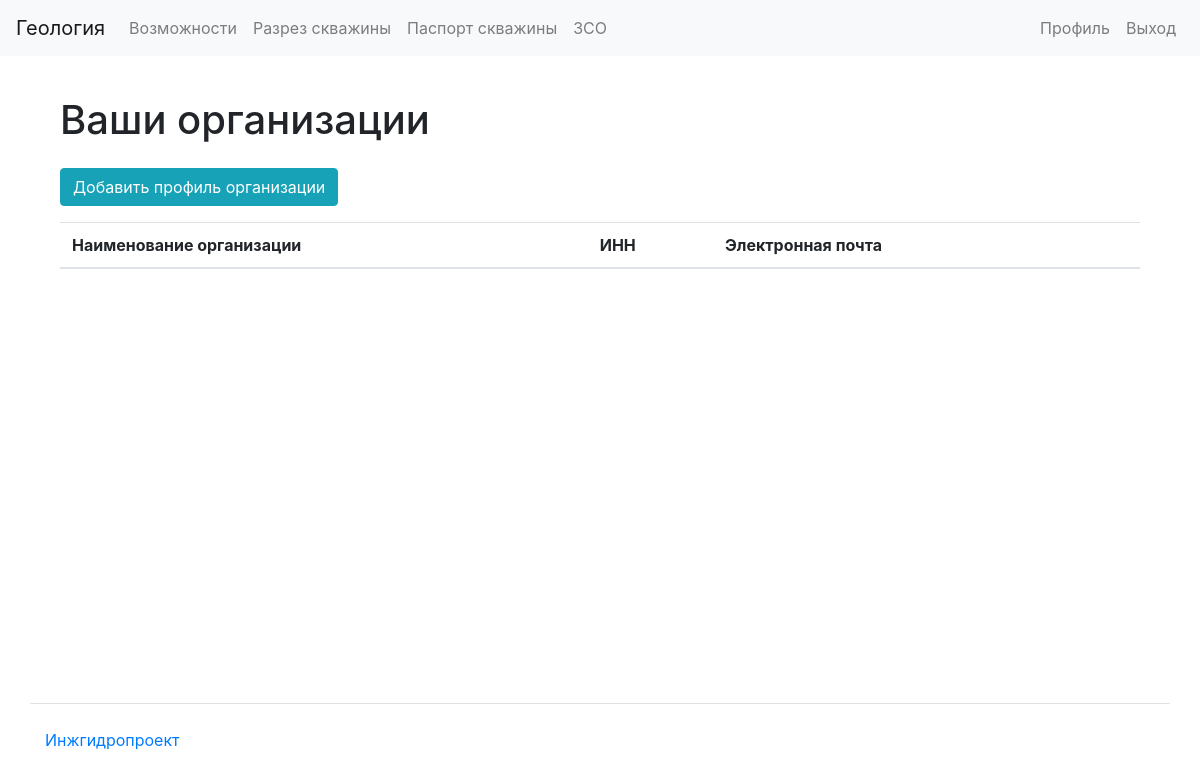
The page /organizations/my/ (signed in) on the database as committed earlier.
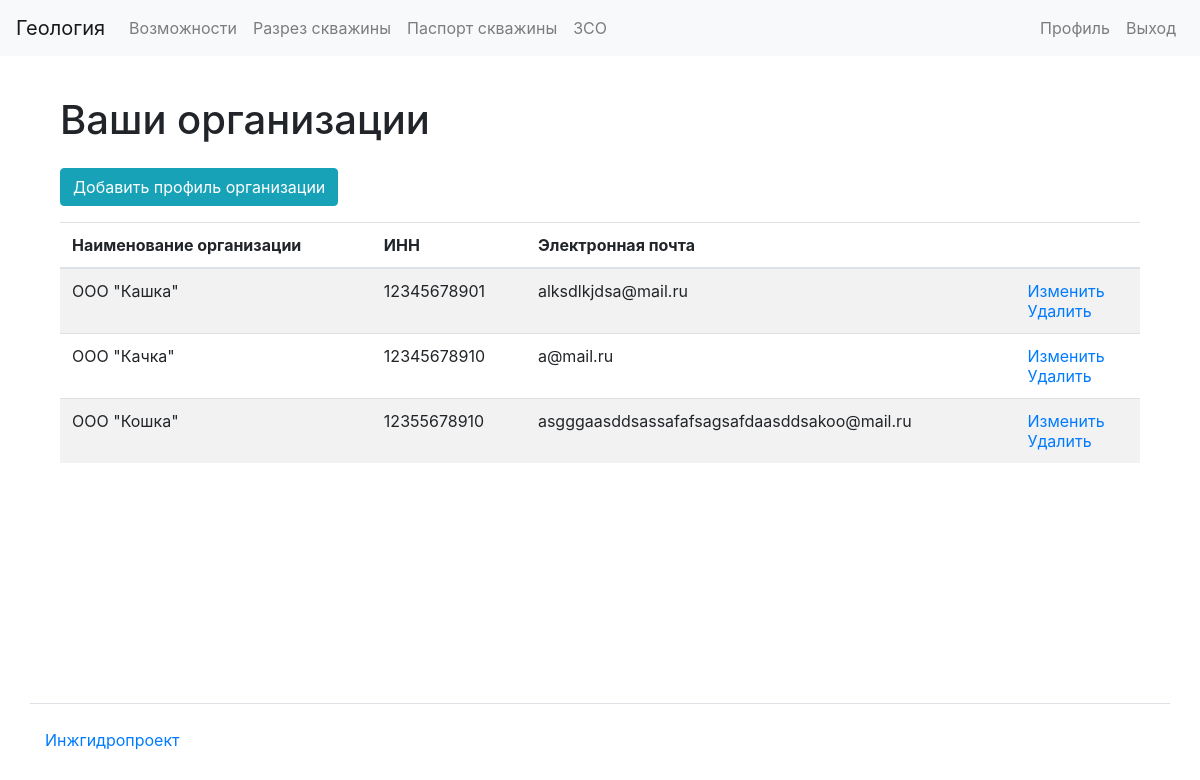
The same page on the database as committed later.
### apps/organizations/models.py (models this page shows, shortened)
class Organization(models.Model):
    user = models.ForeignKey(
        settings.AUTH_USER_MODEL, related_name="organizations", on_delete=models.CASCADE
    )
    org_name = models.CharField(max_length=100)
    inn = models.CharField(max_length=12)
    address = models.CharField(max_length=200)
    email = models.EmailField(unique=True)
    phone = models.CharField(max_length=15)
    ceo_name = models.CharField(max_length=25)
    originator_position = models.CharField(max_length=25)
    originator_name = models.CharField(max_length=25)
    logo = models.ImageField(upload_to="logos/")
    confirmed = models.BooleanField(default=False)
    confirmation_code = models.CharField(max_length=20, blank=True, null=True)
    confirmation_code_dt = models.DateTimeField(blank=True, null=True)

### apps/organizations/views.py (the view)
# urls.py: path("my/", views.OrganizationsListView.as_view(), name="organizations_mine"),
@method_decorator(login_required, name="dispatch")
class OrganizationsListView(TemplateView):
    template_name = "organizations/list.html"
    def get(self, request, *args, **kwargs):
        user_organizations = request.user.organizations.all()
        return render(
            request,
            template_name="organizations/list.html",
            context={"organizations": user_organizations, "title": "Organizations"},
        )

### templates/organizations/list.html
{% extends 'base.html' %}
{% load bootstrap4 %}
{% load i18n %}
{% block content %}
<div class="container wrapper flex-grow-1">
    <h1 class="my-4">
      {% translate "Ваши организации"%}
    </h1>
      <div class="form-group">
        <a href="{% url 'organization_create' %}" class="btn btn-info" role="button">{% translate "Добавить профиль организации"%}</a>
      </div>
<table class="table table-striped">
<thead>
  <tr>
    <th>{% translate "Наименование организации"%}</th>
    <th>{% translate "ИНН"%}</th>
    <th>{% translate "Электронная почта"%}</th>
    <th></th>
  </tr>
</thead>
<tbody>
  {% if organizations %}
{% for organization in organizations %}
    <tr>
      <td>{{ organization.org_name }}</td>
      <td>{{ organization.inn }}</td>
      <td>{{ organization.email }}</td>
      <td>
        <a href="{% url 'organization_update' organization.id %}">{% translate "Изменить"%}</a>
        <br>
        <a href="{% url 'organization_delete' organization.id %}">{% translate "Удалить"%}</a>
      </td>
    </tr>
{% endfor %}
{% endif %}
</tbody>
</table>
</div>
{% endblock %}

### templates/base.html (shortened to what this page needs)
{% load bootstrap4 %}
{% load i18n %}
<html lang="ru-ru">
  <head>
    <link href="https://cdn.jsdelivr.net/npm/bootstrap@4.6.0/dist/css/bootstrap.min.css" rel="stylesheet">
  </head>
  <body class="d-flex flex-column min-vh-100">
    <nav class="navbar navbar-expand-lg navbar-light bg-light mb-3">
      <a class="navbar-brand" href="/">{% trans 'Геология' %}</a>
      <div class="collapse navbar-collapse" id="navbarToggleExternalContent">
        <ul class="navbar-nav mr-auto">
          <li class="nav-item">
            <a class="nav-link" href="#">{% trans 'Возможности' %}</a>
          </li>
          {% if request.user.is_authenticated %}
            <li class="nav-item">
              <a href="{% url 'well_section_list' %}" class="nav-link">{% translate 'Разрез скважины'%}</a>
            </li>
            <li class="nav-item">
              <a class="nav-link" href="{% url 'well_passport_list' %}">{% trans 'Паспорт скважины' %}</a>
            </li>
            <li class="nav-item">
              <a class="nav-link" href="{% url 'zso_list' %}">{% trans 'ЗСО' %}</a>
            </li>
          {% endif %}
        </ul>
        <ul class="navbar-nav">
          {% if request.user.is_authenticated %}
          <li class="nav-item">
            <a class="nav-link" href="{% url 'user_update' user.id %}">{% trans 'Профиль' %}</a>
          </li>
          <li class="nav-item">
            <a class="nav-link" href="{% url 'user_logout' %}">{% trans 'Выход' %}</a>
          </li>
          {% endif %}
        </ul>
      </div>
    </nav>
    <div class="container wrapper flex-grow-1">
      {% block content %}
      {% endblock%}
    </div>
    <footer>
      <div class="container my-5 pt-4 border-top">
        <a target="_blank" href="https://enhyp.ru">Инжгидропроект</a>
      </div>
    </footer>
</body></html>

Rows that differ between the two databases and show on the page:
added Organization: org_name "ООО \"Кашка\"", inn "12345678901", email "alksdlkjdsa@mail.ru"
added Organization: org_name "ООО \"Качка\"", inn "12345678910", email "a@mail.ru"
added Organization: org_name "ООО \"Кошка\"", inn "12355678910", email "asgggaasddsassafafsagsafdaasddsakoo@mail.ru"
